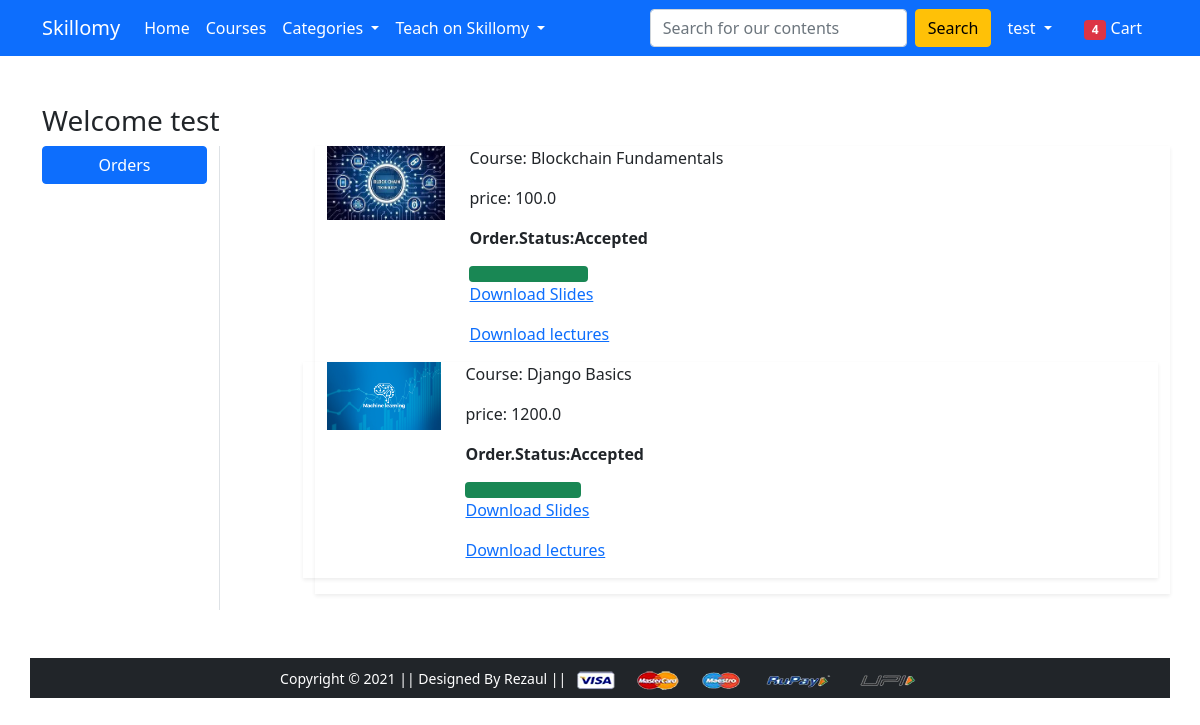
The app's page /orders/ (signed in), older data.
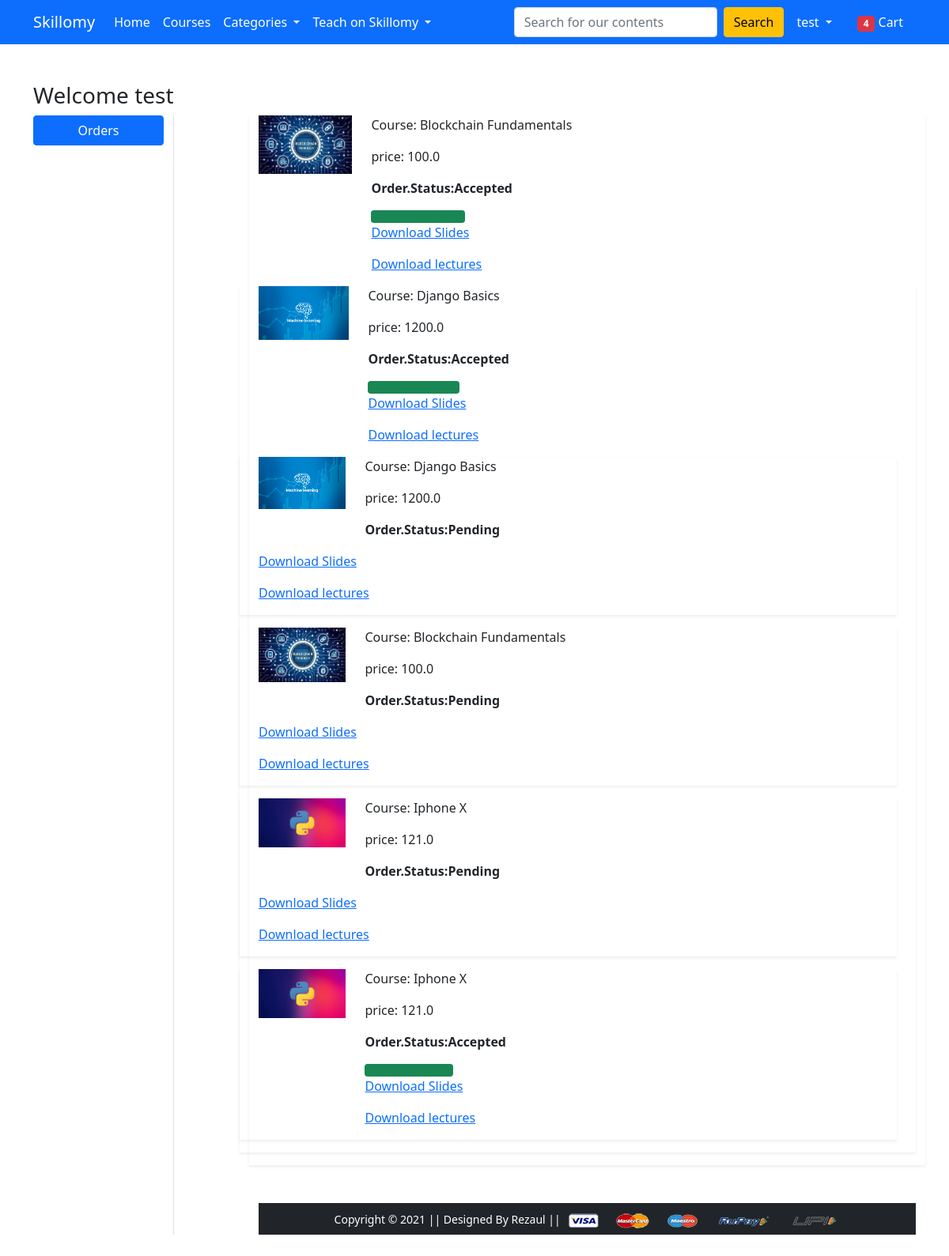
The same page, newer data.
### app/models.py (models this page shows, shortened)
class OrderPlaced(models.Model):
	user=models.ForeignKey(User, on_delete=models.CASCADE)
	customer=models.ForeignKey(Customer,on_delete=models.CASCADE)
	course=models.ForeignKey(Product,on_delete=models.CASCADE)
	quantity=models.PositiveIntegerField(default=1)
	ordered_date=models.DateTimeField(auto_now_add=True)
	status=models.CharField(max_length=30,choices=STATUS_CHOICES,default='Accepted')

class Product(models.Model):
	title=models.CharField(max_length=50)
	selling_price= models.FloatField()
	discounted_price=models.FloatField()
	description=models.CharField(max_length=200)
	level=models.CharField(choices=LEVEL_CHOICES, max_length=20, default="Not sure")
	category=models.CharField(choices=CATEGORY_CHOICES,max_length=2)
	category_id=models.ForeignKey(Categories,on_delete=models.CASCADE,default='coding')
	content=models.ForeignKey(Content,on_delete=models.CASCADE,default='none')
	product_image=models.ImageField(upload_to='productimg',blank=True, null=True)

### app/views.py (the view)
# urls.py: path('orders/', views.orders, name='orders'),
@login_required
def orders(request):
	op=OrderPlaced.objects.filter(user=request.user)
	return render(request, 'app/orders.html',{'op':op})

### app/templates/app/orders.html (shortened to what this page needs)
{% extends 'app/base.html' %}
{% load static %}
{% block main-content %}
<div class="container my-5">
 <div class="row">
 <h3>Welcome {{request.user}}</h3>
  <div class="col-sm-2 border-end">
   <ul class="list-unstyled">
    <li class="d-grid"><a href="{% url 'orders' %}" class="btn btn-primary">Orders</a></li>
   </ul>
  </div>
  <div class="col-sm-9 offset-sm-1">
    {% for o in op %}
   <div class="row shadow-sm mb-3">
    <div class="col-sm-2">
      <img src="{{o.course.product_image.url}}" alt="" srcset="" class="img-fluid" height="150" width="150" >
    </div>
    <div class="col-sm-7">
      <p>Course: {{o.course.title}} </p>
      <p>price: {{o.course.discounted_price}} </p>
    <div class="col-sm-3 fw-bold">
      <p>Order.Status:{{o.status}}</p>
      {% if o.status == 'Accepted' %}
    <div class="progress">
      <div class="progress-bar bg-success" role="progressbar" style="width:100%" aria-valuenow="100" aria-valuemin="0" aria-valuemax="100">
      </div>
      {% endif %}
    </div>
   </div>
   <p><a href="{{o.course.content.slides.url}}"> Download Slides </a></p>
      <p><a href="{{o.course.content.lectures.url}}"> Download lectures</a></p>
  </div>
  {% endfor %}
 </div>
</div>
</div>
{% endblock main-content %}

Row changes from the older to the newer data that the page shows:
added OrderPlaced: course.product_image (picture), course "Django Basics", course.discounted_price "1200.0", status "Pending"
added OrderPlaced: course.product_image (picture), course "Blockchain Fundamentals", course.discounted_price "100.0", status "Pending"
added OrderPlaced: course.product_image (picture), course "Iphone X", course.discounted_price "121.0", status "Pending"
added OrderPlaced: course.product_image (picture), course "Iphone X", course.discounted_price "121.0", status "Accepted"
